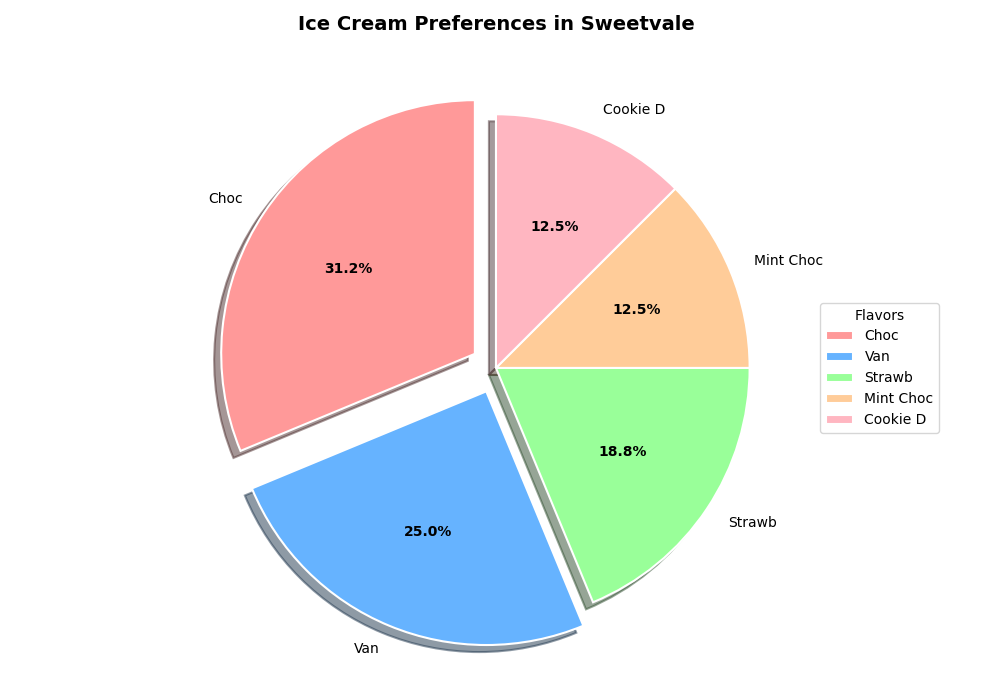

The Python source for this figure:
import matplotlib.pyplot as plt

flavors = ['Choc', 'Van', 'Strawb', 'Mint Choc', 'Cookie D']
popularity = [25, 20, 15, 10, 10]

colors = ['#FF9999', '#66B3FF', '#99FF99', '#FFCC99', '#FFB6C1']
explode = (0.1, 0.1, 0, 0, 0)

fig, ax = plt.subplots(figsize=(10, 7))

wedges, texts, autotexts = ax.pie(
    popularity, 
    labels=flavors, 
    autopct='%1.1f%%', 
    startangle=90, 
    colors=colors, 
    explode=explode,
    shadow=True,
    textprops=dict(color="black"),
    wedgeprops=dict(edgecolor='w', linewidth=1.5)
)

plt.setp(autotexts, size=10, weight="bold")

ax.set_title(
    "Ice Cream Preferences in Sweetvale", 
    fontsize=14, fontweight='bold', pad=15
)
ax.legend(
    wedges, flavors, title="Flavors", loc="center left", 
    bbox_to_anchor=(1, 0, 0.5, 1)
)

plt.tight_layout()

plt.show()
